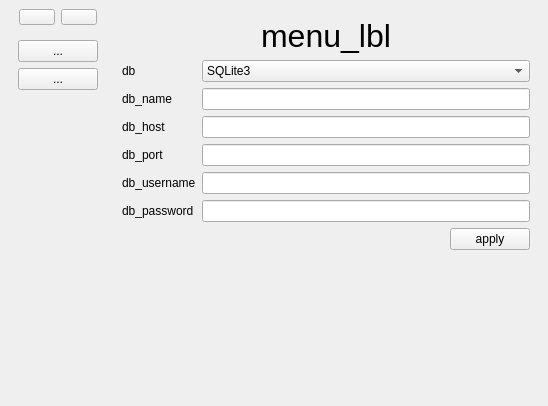
<?xml version="1.0" encoding="UTF-8"?>
<ui version="4.0">
 <class>MainWindow</class>
 <widget class="QMainWindow" name="MainWindow">
  <property name="geometry">
   <rect>
    <x>0</x>
    <y>0</y>
    <width>548</width>
    <height>406</height>
   </rect>
  </property>
  <property name="windowTitle">
   <string>Docs Maker</string>
  </property>
  <widget class="QWidget" name="centralwidget">
   <layout class="QVBoxLayout" name="verticalLayout_5">
    <item>
     <layout class="QHBoxLayout" name="horizontalLayout_3">
      <item>
       <layout class="QVBoxLayout" name="verticalLayout_4">
        <item>
         <layout class="QHBoxLayout" name="horizontalLayout_2">
          <item>
           <widget class="QPushButton" name="main_btn">
            <property name="styleSheet">
             <string notr="true">QPushButton {
	margin-left: 10px;
}</string>
            </property>
            <property name="text">
             <string/>
            </property>
            <property name="icon">
             <iconset resource="../resources/resources.qrc">
              <normaloff>:/icons/icons/home-64-blue.svg</normaloff>:/icons/icons/home-64-blue.svg</iconset>
            </property>
            <property name="iconSize">
             <size>
              <width>36</width>
              <height>36</height>
             </size>
            </property>
           </widget>
          </item>
          <item>
           <widget class="QPushButton" name="menu_btn">
            <property name="styleSheet">
             <string notr="true">QPushButton {
	margin-right: 10px;
}</string>
            </property>
            <property name="text">
             <string/>
            </property>
            <property name="icon">
             <iconset resource="../resources/resources.qrc">
              <normaloff>:/icons/icons/more-horiz-64-blue.svg</normaloff>:/icons/icons/more-horiz-64-blue.svg</iconset>
            </property>
            <property name="iconSize">
             <size>
              <width>36</width>
              <height>36</height>
             </size>
            </property>
           </widget>
          </item>
         </layout>
        </item>
        <item>
         <widget class="QScrollArea" name="scrollArea">
          <property name="sizePolicy">
           <sizepolicy hsizetype="Minimum" vsizetype="Expanding">
            <horstretch>0</horstretch>
            <verstretch>0</verstretch>
           </sizepolicy>
          </property>
          <property name="styleSheet">
           <string notr="true">QScrollArea {
	border: none
}</string>
          </property>
          <property name="verticalScrollBarPolicy">
           <enum>Qt::ScrollBarPolicy::ScrollBarAlwaysOff</enum>
          </property>
          <property name="horizontalScrollBarPolicy">
           <enum>Qt::ScrollBarPolicy::ScrollBarAlwaysOff</enum>
          </property>
          <property name="widgetResizable">
           <bool>true</bool>
          </property>
          <widget class="QWidget" name="scrollAreaWidgetContents">
           <property name="geometry">
            <rect>
             <x>0</x>
             <y>0</y>
             <width>112</width>
             <height>338</height>
            </rect>
           </property>
           <layout class="QVBoxLayout" name="verticalLayout">
            <item>
             <widget class="QPushButton" name="pushButton">
              <property name="text">
               <string>...</string>
              </property>
             </widget>
            </item>
            <item>
             <widget class="QPushButton" name="pushButton_12">
              <property name="text">
               <string>...</string>
              </property>
             </widget>
            </item>
            <item>
             <spacer name="verticalSpacer">
              <property name="orientation">
               <enum>Qt::Orientation::Vertical</enum>
              </property>
              <property name="sizeHint" stdset="0">
               <size>
                <width>20</width>
                <height>40</height>
               </size>
              </property>
             </spacer>
            </item>
           </layout>
          </widget>
         </widget>
        </item>
       </layout>
      </item>
      <item>
       <widget class="QStackedWidget" name="mainStacked_sw">
        <property name="sizePolicy">
         <sizepolicy hsizetype="Expanding" vsizetype="Preferred">
          <horstretch>0</horstretch>
          <verstretch>0</verstretch>
         </sizepolicy>
        </property>
        <property name="font">
         <font>
          <strikeout>false</strikeout>
         </font>
        </property>
        <property name="currentIndex">
         <number>1</number>
        </property>
        <widget class="QWidget" name="mainPage_stPage">
         <layout class="QVBoxLayout" name="verticalLayout_3">
          <item>
           <widget class="QLabel" name="mainWindow_lbl">
            <property name="font">
             <font>
              <pointsize>24</pointsize>
              <strikeout>false</strikeout>
             </font>
            </property>
            <property name="text">
             <string>main</string>
            </property>
            <property name="alignment">
             <set>Qt::AlignmentFlag::AlignCenter</set>
            </property>
           </widget>
          </item>
          <item>
           <spacer name="verticalSpacer_2">
            <property name="orientation">
             <enum>Qt::Orientation::Vertical</enum>
            </property>
            <property name="sizeHint" stdset="0">
             <size>
              <width>20</width>
              <height>40</height>
             </size>
            </property>
           </spacer>
          </item>
          <item>
           <layout class="QHBoxLayout" name="horizontalLayout">
            <item>
             <spacer name="horizontalSpacer">
              <property name="orientation">
               <enum>Qt::Orientation::Horizontal</enum>
              </property>
              <property name="sizeHint" stdset="0">
               <size>
                <width>40</width>
                <height>20</height>
               </size>
              </property>
             </spacer>
            </item>
            <item>
             <widget class="QLabel" name="mWVersion_lbl">
              <property name="text">
               <string>Version</string>
              </property>
             </widget>
            </item>
            <item>
             <widget class="QLabel" name="mWVersionValue_lbl">
              <property name="text">
               <string>0.0.0</string>
              </property>
             </widget>
            </item>
           </layout>
          </item>
         </layout>
        </widget>
        <widget class="QWidget" name="menuPage_stPage">
         <layout class="QVBoxLayout" name="verticalLayout_2">
          <item>
           <widget class="QLabel" name="menu_lbl">
            <property name="font">
             <font>
              <pointsize>24</pointsize>
              <strikeout>false</strikeout>
             </font>
            </property>
            <property name="text">
             <string>menu_lbl</string>
            </property>
            <property name="alignment">
             <set>Qt::AlignmentFlag::AlignCenter</set>
            </property>
           </widget>
          </item>
          <item>
           <layout class="QFormLayout" name="formLayout">
            <item row="0" column="0">
             <widget class="QLabel" name="db_type">
              <property name="text">
               <string>db</string>
              </property>
             </widget>
            </item>
            <item row="0" column="1">
             <widget class="QComboBox" name="menuDb_cbx">
              <item>
               <property name="text">
                <string>SQLite3</string>
               </property>
               <property name="icon">
                <iconset resource="../resources/resources.qrc">
                 <normaloff>:/icons/icons/database-64-blue.svg</normaloff>:/icons/icons/database-64-blue.svg</iconset>
               </property>
              </item>
              <item>
               <property name="text">
                <string>PostgreSQL</string>
               </property>
               <property name="icon">
                <iconset resource="../resources/resources.qrc">
                 <normaloff>:/icons/icons/database-64-blue.svg</normaloff>:/icons/icons/database-64-blue.svg</iconset>
               </property>
              </item>
             </widget>
            </item>
            <item row="1" column="0">
             <widget class="QLabel" name="db_name">
              <property name="text">
               <string>db_name</string>
              </property>
             </widget>
            </item>
            <item row="1" column="1">
             <widget class="QLineEdit" name="menuDbName_le">
              <property name="text">
               <string/>
              </property>
             </widget>
            </item>
            <item row="2" column="0">
             <widget class="QLabel" name="db_host">
              <property name="text">
               <string>db_host</string>
              </property>
             </widget>
            </item>
            <item row="2" column="1">
             <widget class="QLineEdit" name="menuDbHost_le"/>
            </item>
            <item row="3" column="0">
             <widget class="QLabel" name="db_port">
              <property name="text">
               <string>db_port</string>
              </property>
             </widget>
            </item>
            <item row="3" column="1">
             <widget class="QLineEdit" name="menuDbPort_le"/>
            </item>
            <item row="4" column="0">
             <widget class="QLabel" name="db_username">
              <property name="text">
               <string>db_username</string>
              </property>
             </widget>
            </item>
            <item row="4" column="1">
             <widget class="QLineEdit" name="menuDbUsername_le"/>
            </item>
            <item row="5" column="0">
             <widget class="QLabel" name="db_password">
              <property name="text">
               <string>db_password</string>
              </property>
             </widget>
            </item>
            <item row="5" column="1">
             <widget class="QLineEdit" name="menuDbPassword_le">
              <property name="echoMode">
               <enum>QLineEdit::EchoMode::Password</enum>
              </property>
             </widget>
            </item>
           </layout>
          </item>
          <item>
           <layout class="QHBoxLayout" name="horizontalLayout_4">
            <item>
             <spacer name="horizontalSpacer_2">
              <property name="orientation">
               <enum>Qt::Orientation::Horizontal</enum>
              </property>
              <property name="sizeHint" stdset="0">
               <size>
                <width>40</width>
                <height>20</height>
               </size>
              </property>
             </spacer>
            </item>
            <item>
             <widget class="QPushButton" name="menuApply_btn">
              <property name="text">
               <string>apply</string>
              </property>
             </widget>
            </item>
           </layout>
          </item>
          <item>
           <spacer name="verticalSpacer_3">
            <property name="orientation">
             <enum>Qt::Orientation::Vertical</enum>
            </property>
            <property name="sizeHint" stdset="0">
             <size>
              <width>20</width>
              <height>40</height>
             </size>
            </property>
           </spacer>
          </item>
         </layout>
        </widget>
       </widget>
      </item>
     </layout>
    </item>
   </layout>
  </widget>
 </widget>
 <resources>
  <include location="../resources/resources.qrc"/>
 </resources>
 <connections/>
</ui>
